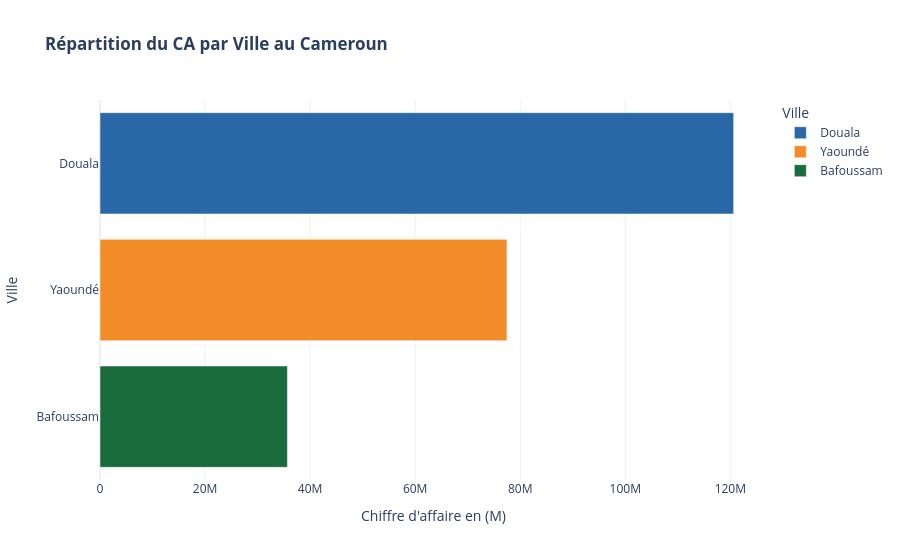
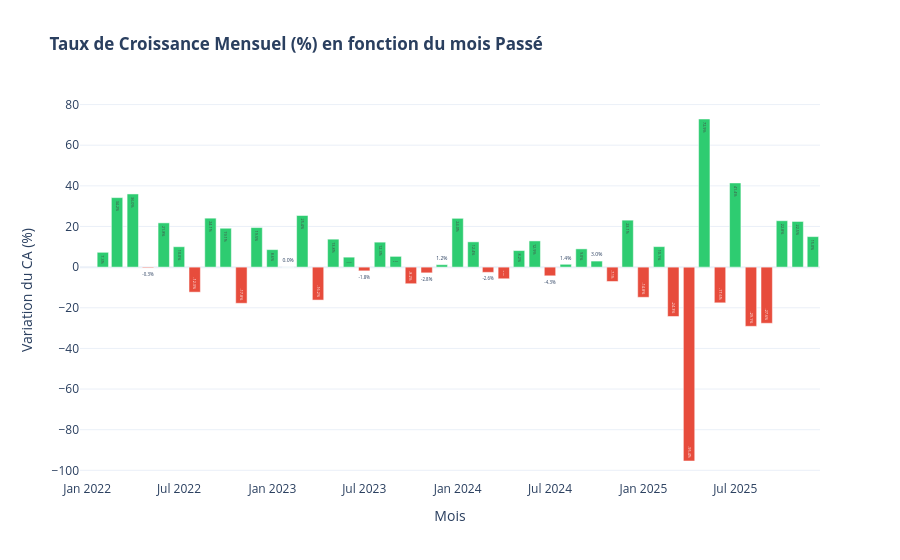

These figures' notebook cell, in order:
### Markdown cell above
### Chiffre d'affaire de l'entreprise par ville

### Code cell
ca_total = orders[orders['status'].isin(['delivered', 'late'])]['total_amount_xaf_clean'].sum()

print(f"Chiffre d'Affaires Total : {ca_total:,.0f} XAF")

# Chiffre d'affaire par mois
ca_mensuel = (
    orders[orders['status'].isin(['delivered', 'late'])]
    .groupby(orders['order_date'].dt.to_period('M').dt.to_timestamp())['total_amount_xaf_clean']
    .sum()
    .reset_index()
)

ca_ville = (
    orders[orders['status'].isin(['delivered','late'])]
    .groupby('city', as_index=False)['total_amount_xaf_clean']
    .sum()
    .sort_values('total_amount_xaf_clean', ascending=False)
)

display(ca_ville)


def get_city_color(city):
    return COLORS.get(city) or '#7f8c8d'

ca_ville['color'] = ca_ville['city'].apply(get_city_color) 

fig_ville = px.bar(
    ca_ville, 
    orientation='h', 
    x='total_amount_xaf_clean',
    y='city',
    title="<b>Répartition du CA par Ville au Cameroun</b>",
    color='city',
    color_discrete_map={r['city']: r['color'] for _, r in ca_ville.iterrows()},
    labels={'total_amount_xaf_clean': 'Chiffre d\'affaires (XAF)', 'city': 'Ville'},
    template='plotly_white'
)

fig_ville.update_layout(
   xaxis_title="Chiffre d'affaire en (M)",
   yaxis_title="Ville",
   template="plotly_white",
  )

fig_ville.write_html("../reports/EDA/Repartition_CA_Ville.html")
fig_ville.show()

# Taux d'evolution de l'entreprise

ca_mensuel['evolution'] = ca_mensuel['total_amount_xaf_clean'].pct_change() * 100
ca_mensuel['color'] = ca_mensuel['evolution'].apply(lambda x: '#2ecc71' if x >= 0 else '#e74c3c')

fig = go.Figure()

fig.add_trace(go.Bar(
    x=ca_mensuel['order_date'],
    y=ca_mensuel['evolution'],
    marker_color=ca_mensuel['color'],
    text=ca_mensuel['evolution'].round(1).astype(str) + '%',
    textposition='auto',
    name='Évolution MoM'
))

fig.update_layout(
    title="<b> Taux de Croissance Mensuel (%) en fonction du mois Passé </b>",
    xaxis_title="Mois",
    yaxis_title="Variation du CA (%)",
    template="plotly_white"
)

fig.show()


fig.write_html("../reports/EDA/Taux_croissance.html")
# fig.write_image("../reports/EDA/Repartition_Ville.png", scale=2)

### Figure 1 — Plotly figure (JSON) as saved in the notebook; plotly's stock layout.template omitted (floating-point values rounded to 4 significant figures)
{"data": [{"hovertemplate": "Ville=%{y}<br>Chiffre d'affaires (XAF)=%{x}<extra></extra>", "legendgroup": "Douala", "marker": {"color": "#2A67A6", "pattern": {"shape": ""}}, "name": "Douala", "orientation": "h", "showlegend": true, "textposition": "auto", "type": "bar", "x": [120600000.0], "xaxis": "x", "y": ["Douala"], "yaxis": "y"}, {"hovertemplate": "Ville=%{y}<br>Chiffre d'affaires (XAF)=%{x}<extra></extra>", "legendgroup": "Yaoundé", "marker": {"color": "#F28C28", "pattern": {"shape": ""}}, "name": "Yaoundé", "orientation": "h", "showlegend": true, "textposition": "auto", "type": "bar", "x": [77470000.0], "xaxis": "x", "y": ["Yaoundé"], "yaxis": "y"}, {"hovertemplate": "Ville=%{y}<br>Chiffre d'affaires (XAF)=%{x}<extra></extra>", "legendgroup": "Bafoussam", "marker": {"color": "#1A6B3C", "pattern": {"shape": ""}}, "name": "Bafoussam", "orientation": "h", "showlegend": true, "textposition": "auto", "type": "bar", "x": [35680000.0], "xaxis": "x", "y": ["Bafoussam"], "yaxis": "y"}], "layout": {"barmode": "relative", "legend": {"title": {"text": "Ville"}, "tracegroupgap": 0}, "title": {"text": "<b>Répartition du CA par Ville au Cameroun</b>"}, "xaxis": {"anchor": "y", "domain": [0, 1], "title": {"text": "Chiffre d'affaire en (M)"}}, "yaxis": {"anchor": "x", "categoryarray": ["Bafoussam", "Yaoundé", "Douala"], "categoryorder": "array", "domain": [0, 1], "title": {"text": "Ville"}}}}

### Figure 2 — Plotly figure (JSON) as saved in the notebook; plotly's stock layout.template omitted (floating-point values rounded to 4 significant figures)
{"data": [{"marker": {"color": ["#e74c3c", "#2ecc71", "#2ecc71", "#2ecc71", "#e74c3c", "#2ecc71", "#2ecc71", "#e74c3c", "#2ecc71", "#2ecc71", "#e74c3c", "#2ecc71", "#2ecc71", "#2ecc71", "#2ecc71", "#e74c3c", "#2ecc71", "#2ecc71", "#e74c3c", "#2ecc71", "#2ecc71", "#e74c3c", "#e74c3c", "#2ecc71", "#2ecc71", "#2ecc71", "#e74c3c", "#e74c3c", "#2ecc71", "#2ecc71", "#e74c3c", "#2ecc71", "#2ecc71", "#2ecc71", "#e74c3c", "#2ecc71", "#e74c3c", "#2ecc71", "#e74c3c", "#e74c3c", "#2ecc71", "#e74c3c", "#2ecc71", "#e74c3c", "#e74c3c", "#2ecc71", "#2ecc71", "#2ecc71"]}, "name": "Évolution MoM", "text": [null, "7.3%", "34.2%", "36.0%", "-0.3%", "21.8%", "10.0%", "-12.3%", "24.1%", "19.1%", "-17.8%", "19.5%", "8.6%", "0.0%", "25.4%", "-16.2%", "13.8%", "4.9%", "-1.8%", "12.3%", "5.3%", "-8.2%", "-2.8%", "1.2%", "24.0%", "12.4%", "-2.6%", "-5.7%", "8.2%", "12.9%", "-4.3%", "1.4%", "9.0%", "3.0%", "-7.1%", "23.1%", "-14.8%", "10.1%", "-24.3%", "-95.4%", "72.9%", "-17.6%", "41.4%", "-29.1%", "-27.6%", "22.8%", "22.5%", "15.0%"], "textposition": "auto", "type": "bar", "x": ["2022-01-01T00:00:00.000000", "2022-02-01T00:00:00.000000", "2022-03-01T00:00:00.000000", "2022-04-01T00:00:00.000000", "2022-05-01T00:00:00.000000", "2022-06-01T00:00:00.000000", "2022-07-01T00:00:00.000000", "2022-08-01T00:00:00.000000", "2022-09-01T00:00:00.000000", "2022-10-01T00:00:00.000000", "2022-11-01T00:00:00.000000", "2022-12-01T00:00:00.000000", "2023-01-01T00:00:00.000000", "2023-02-01T00:00:00.000000", "2023-03-01T00:00:00.000000", "2023-04-01T00:00:00.000000", "2023-05-01T00:00:00.000000", "2023-06-01T00:00:00.000000", "2023-07-01T00:00:00.000000", "2023-08-01T00:00:00.000000", "2023-09-01T00:00:00.000000", "2023-10-01T00:00:00.000000", "2023-11-01T00:00:00.000000", "2023-12-01T00:00:00.000000", "2024-01-01T00:00:00.000000", "2024-02-01T00:00:00.000000", "2024-03-01T00:00:00.000000", "2024-04-01T00:00:00.000000", "2024-05-01T00:00:00.000000", "2024-06-01T00:00:00.000000", "2024-07-01T00:00:00.000000", "2024-08-01T00:00:00.000000", "2024-09-01T00:00:00.000000", "2024-10-01T00:00:00.000000", "2024-11-01T00:00:00.000000", "2024-12-01T00:00:00.000000", "2025-01-01T00:00:00.000000", "2025-02-01T00:00:00.000000", "2025-03-01T00:00:00.000000", "2025-04-01T00:00:00.000000", "2025-05-01T00:00:00.000000", "2025-06-01T00:00:00.000000", "2025-07-01T00:00:00.000000", "2025-08-01T00:00:00.000000", "2025-09-01T00:00:00.000000", "2025-10-01T00:00:00.000000", "2025-11-01T00:00:00.000000", "2025-12-01T00:00:00.000000"], "y": [NaN, 7.296, 34.21, 36.01, -0.3382, 21.79, 10.04, -12.32, 24.09, 19.14, -17.8, 19.47, 8.607, 0.01995, 25.41, -16.22, 13.76, 4.909, -1.84, 12.29, 5.298, -8.169, -2.82, 1.2, 24.02, 12.44, -2.565, -5.73, 8.15, 12.9, -4.278, 1.404, 8.987, 2.983, -7.064, 23.12, -14.85, 10.09, -24.29, -95.41, 72.9, -17.57, 41.44, -29.13, -27.63, 22.84, 22.47, 15.02]}], "layout": {"title": {"text": "<b> Taux de Croissance Mensuel (%) en fonction du mois Passé </b>"}, "xaxis": {"title": {"text": "Mois"}}, "yaxis": {"title": {"text": "Variation du CA (%)"}}}}
